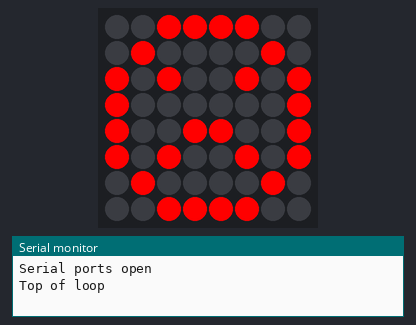
Recording of a sketch running on a simulated Arduino Mega 2560, built with avr-gcc and run on an emulated ATmega2560. Shown: 8×8 RGB LED matrix (first LED top left, wired row by row), the last lines printed to the serial monitor.

Above: at 0.1 s.
At 1.6 s:
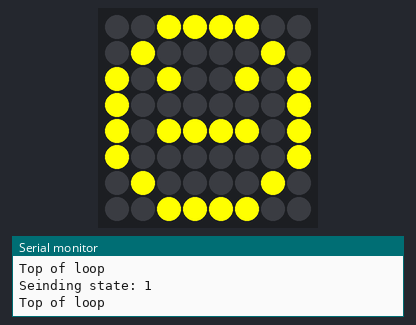
At 3.1 s:
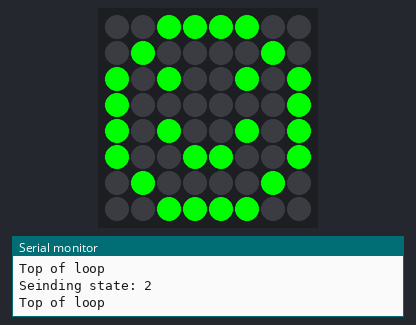

Measured:
- by itself, everything shown: repeats every 4.5 s, in 3 steps
- what the display in image 1 shows lasts 1.5 s, from 1.5 s to 3.0 s

The sketch:

sender.ino
```cpp
enum states
{
    idle = 0,
    start,
    complete
};

// char state[10] = "hello";
uint8_t currentState = idle;

#include <Wire.h>
#include <Adafruit_GFX.h>
#include "Adafruit_LEDBackpack.h"

Adafruit_BicolorMatrix matrix = Adafruit_BicolorMatrix();

static const uint8_t PROGMEM
    smile_bmp[] =
        {B00111100,
         B01000010,
         B10100101,
         B10000001,
         B10100101,
         B10011001,
         B01000010,
         B00111100},
    neutral_bmp[] =
        {B00111100,
         B01000010,
         B10100101,
         B10000001,
         B10111101,
         B10000001,
         B01000010,
         B00111100},
    frown_bmp[] =
        {B00111100,
         B01000010,
         B10100101,
         B10000001,
         B10011001,
         B10100101,
         B01000010,
         B00111100};

void setup()
{
    Serial.begin(9600);
    Serial1.begin(9600);

    // while (!Serial)
    //     ;
    Serial.println("Serial ports open");

    matrix.begin(0x70);
}

void loop()
{
    Serial.println("Top of loop");
    if (currentState == idle)
    {
        currentState = start;
        matrix.clear();
        matrix.drawBitmap(0, 0, frown_bmp, 8, 8, LED_RED);
        matrix.writeDisplay();
        delay(500);
    }
    else if (currentState == start)
    {
        currentState = complete;
        matrix.clear();
        matrix.drawBitmap(0, 0, neutral_bmp, 8, 8, LED_YELLOW);
        matrix.writeDisplay();
        delay(500);
    }
    else if (currentState == complete)
    {
        currentState = idle;
        matrix.clear();
        matrix.drawBitmap(0, 0, smile_bmp, 8, 8, LED_GREEN);
        matrix.writeDisplay();
        delay(500);
    }
    Serial.print("Seinding state: ");
    Serial.println(currentState);
    Serial1.write(currentState);
    delay(1000);
}
```
